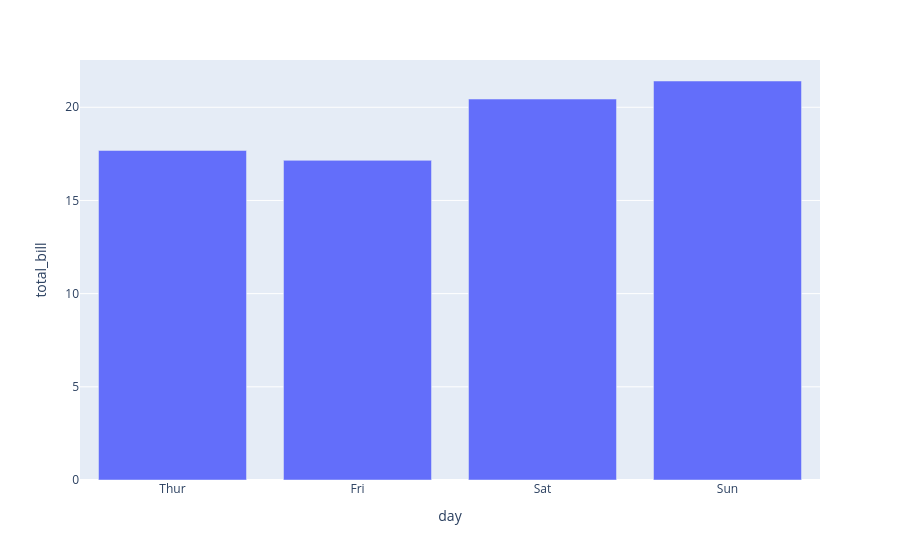

Notebook code for this chart:
### Code cell
# plotly 
import plotly.express as px

barplot = px.bar( bill_by_day, x= 'day' , y= 'total_bill') 

barplot.show()

# plot the mean of total bill on each day

### Figure 1 — Plotly figure (JSON) as saved in the notebook; plotly's stock layout.template omitted (floating-point values rounded to 4 significant figures)
{"data": [{"hovertemplate": "day=%{x}<br>total_bill=%{y}<extra></extra>", "legendgroup": "", "marker": {"color": "#636efa", "pattern": {"shape": ""}}, "name": "", "orientation": "v", "showlegend": false, "textposition": "auto", "type": "bar", "x": ["Thur", "Fri", "Sat", "Sun"], "xaxis": "x", "y": [17.68, 17.15, 20.44, 21.41], "yaxis": "y"}], "layout": {"barmode": "relative", "legend": {"tracegroupgap": 0}, "margin": {"t": 60}, "xaxis": {"anchor": "y", "domain": [0, 1], "title": {"text": "day"}}, "yaxis": {"anchor": "x", "domain": [0, 1], "title": {"text": "total_bill"}}}}
